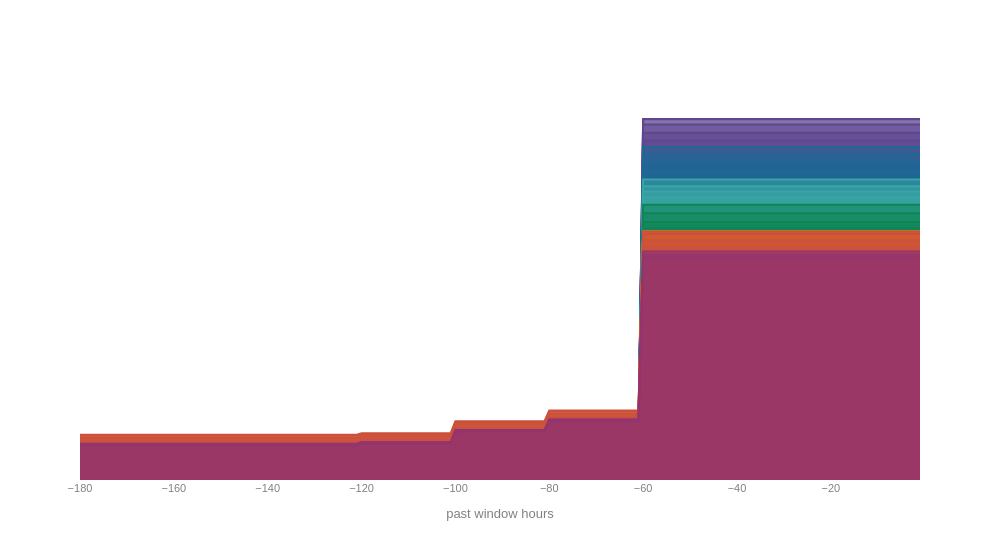

Notebook code cell kept with this figure:
### Code cell
m=1
fig = go.Figure()
fig.update_layout(
    plot_bgcolor='white',
    paper_bgcolor='white',
    font=dict(size=11,color='gray'),
    font_family='Helvetica',
    width=1000
)
x = list(range(-180, 1, 1))
for t in range(0,36,m):
    color_index =  int((t-1)/4)
    load_explain = np.concatenate([np.ones(60) * past_load_zoom_1_model[1][0][t]/60, 
                              np.ones(20) * past_load_zoom_2_model[1][0][t]/20,
                              np.ones(20) * past_load_zoom_2_model[1][1][t]/20,
                              np.ones(20) * past_load_zoom_2_model[1][2][t]/20,     
                              np.ones(60) * past_load_zoom_1_model[1][2][t]/60]
                                 )
    fig.add_trace(go.Line(x=x, y=load_explain,
                    fill='tozeroy',
                    line=dict(color=rgb_to_rgba(px.colors.qualitative.Prism[color_index],1)),
                    name='h: ' + str(t+1)))
    fig.update_yaxes(showticklabels=False)
    fig.update_xaxes(title_text='past window hours')
    fig.update_traces(showlegend=False)
fig.show()

### Figure 1 — Plotly figure (JSON) as saved in the notebook; plotly's stock layout.template omitted (floating-point values rounded to 4 significant figures; data arrays with more than 128 entries replaced by an {"elided": "..."} marker saying what was removed)
{"data": [{"fill": "tozeroy", "line": {"color": "rgba(95, 70, 144, 1)"}, "name": "h: 1", "showlegend": false, "type": "scatter", "x": {"elided": "181 int values"}, "y": {"elided": "180 float values"}}, {"fill": "tozeroy", "line": {"color": "rgba(95, 70, 144, 1)"}, "name": "h: 2", "showlegend": false, "type": "scatter", "x": {"elided": "181 int values"}, "y": {"elided": "180 float values"}}, {"fill": "tozeroy", "line": {"color": "rgba(95, 70, 144, 1)"}, "name": "h: 3", "showlegend": false, "type": "scatter", "x": {"elided": "181 int values"}, "y": {"elided": "180 float values"}}, {"fill": "tozeroy", "line": {"color": "rgba(95, 70, 144, 1)"}, "name": "h: 4", "showlegend": false, "type": "scatter", "x": {"elided": "181 int values"}, "y": {"elided": "180 float values"}}, {"fill": "tozeroy", "line": {"color": "rgba(95, 70, 144, 1)"}, "name": "h: 5", "showlegend": false, "type": "scatter", "x": {"elided": "181 int values"}, "y": {"elided": "180 float values"}}, {"fill": "tozeroy", "line": {"color": "rgba(29, 105, 150, 1)"}, "name": "h: 6", "showlegend": false, "type": "scatter", "x": {"elided": "181 int values"}, "y": {"elided": "180 float values"}}, {"fill": "tozeroy", "line": {"color": "rgba(29, 105, 150, 1)"}, "name": "h: 7", "showlegend": false, "type": "scatter", "x": {"elided": "181 int values"}, "y": {"elided": "180 float values"}}, {"fill": "tozeroy", "line": {"color": "rgba(29, 105, 150, 1)"}, "name": "h: 8", "showlegend": false, "type": "scatter", "x": {"elided": "181 int values"}, "y": {"elided": "180 float values"}}, {"fill": "tozeroy", "line": {"color": "rgba(29, 105, 150, 1)"}, "name": "h: 9", "showlegend": false, "type": "scatter", "x": {"elided": "181 int values"}, "y": {"elided": "180 float values"}}, {"fill": "tozeroy", "line": {"color": "rgba(56, 166, 165, 1)"}, "name": "h: 10", "showlegend": false, "type": "scatter", "x": {"elided": "181 int values"}, "y": {"elided": "180 float values"}}, {"fill": "tozeroy", "line": {"color": "rgba(56, 166, 165, 1)"}, "name": "h: 11", "showlegend": false, "type": "scatter", "x": {"elided": "181 int values"}, "y": {"elided": "180 float values"}}, {"fill": "tozeroy", "line": {"color": "rgba(56, 166, 165, 1)"}, "name": "h: 12", "showlegend": false, "type": "scatter", "x": {"elided": "181 int values"}, "y": {"elided": "180 float values"}}, {"fill": "tozeroy", "line": {"color": "rgba(56, 166, 165, 1)"}, "name": "h: 13", "showlegend": false, "type": "scatter", "x": {"elided": "181 int values"}, "y": {"elided": "180 float values"}}, {"fill": "tozeroy", "line": {"color": "rgba(15, 133, 84, 1)"}, "name": "h: 14", "showlegend": false, "type": "scatter", "x": {"elided": "181 int values"}, "y": {"elided": "180 float values"}}, {"fill": "tozeroy", "line": {"color": "rgba(15, 133, 84, 1)"}, "name": "h: 15", "showlegend": false, "type": "scatter", "x": {"elided": "181 int values"}, "y": {"elided": "180 float values"}}, {"fill": "tozeroy", "line": {"color": "rgba(15, 133, 84, 1)"}, "name": "h: 16", "showlegend": false, "type": "scatter", "x": {"elided": "181 int values"}, "y": {"elided": "180 float values"}}, {"fill": "tozeroy", "line": {"color": "rgba(15, 133, 84, 1)"}, "name": "h: 17", "showlegend": false, "type": "scatter", "x": {"elided": "181 int values"}, "y": {"elided": "180 float values"}}, {"fill": "tozeroy", "line": {"color": "rgba(115, 175, 72, 1)"}, "name": "h: 18", "showlegend": false, "type": "scatter", "x": {"elided": "181 int values"}, "y": {"elided": "180 float values"}}, {"fill": "tozeroy", "line": {"color": "rgba(115, 175, 72, 1)"}, "name": "h: 19", "showlegend": false, "type": "scatter", "x": {"elided": "181 int values"}, "y": {"elided": "180 float values"}}, {"fill": "tozeroy", "line": {"color": "rgba(115, 175, 72, 1)"}, "name": "h: 20", "showlegend": false, "type": "scatter", "x": {"elided": "181 int values"}, "y": {"elided": "180 float values"}}, {"fill": "tozeroy", "line": {"color": "rgba(115, 175, 72, 1)"}, "name": "h: 21", "showlegend": false, "type": "scatter", "x": {"elided": "181 int values"}, "y": {"elided": "180 float values"}}, {"fill": "tozeroy", "line": {"color": "rgba(237, 173, 8, 1)"}, "name": "h: 22", "showlegend": false, "type": "scatter", "x": {"elided": "181 int values"}, "y": {"elided": "180 float values"}}, {"fill": "tozeroy", "line": {"color": "rgba(237, 173, 8, 1)"}, "name": "h: 23", "showlegend": false, "type": "scatter", "x": {"elided": "181 int values"}, "y": {"elided": "180 float values"}}, {"fill": "tozeroy", "line": {"color": "rgba(237, 173, 8, 1)"}, "name": "h: 24", "showlegend": false, "type": "scatter", "x": {"elided": "181 int values"}, "y": {"elided": "180 float values"}}, {"fill": "tozeroy", "line": {"color": "rgba(237, 173, 8, 1)"}, "name": "h: 25", "showlegend": false, "type": "scatter", "x": {"elided": "181 int values"}, "y": {"elided": "180 float values"}}, {"fill": "tozeroy", "line": {"color": "rgba(225, 124, 5, 1)"}, "name": "h: 26", "showlegend": false, "type": "scatter", "x": {"elided": "181 int values"}, "y": {"elided": "180 float values"}}, {"fill": "tozeroy", "line": {"color": "rgba(225, 124, 5, 1)"}, "name": "h: 27", "showlegend": false, "type": "scatter", "x": {"elided": "181 int values"}, "y": {"elided": "180 float values"}}, {"fill": "tozeroy", "line": {"color": "rgba(225, 124, 5, 1)"}, "name": "h: 28", "showlegend": false, "type": "scatter", "x": {"elided": "181 int values"}, "y": {"elided": "180 float values"}}, {"fill": "tozeroy", "line": {"color": "rgba(225, 124, 5, 1)"}, "name": "h: 29", "showlegend": false, "type": "scatter", "x": {"elided": "181 int values"}, "y": {"elided": "180 float values"}}, {"fill": "tozeroy", "line": {"color": "rgba(204, 80, 62, 1)"}, "name": "h: 30", "showlegend": false, "type": "scatter", "x": {"elided": "181 int values"}, "y": {"elided": "180 float values"}}, {"fill": "tozeroy", "line": {"color": "rgba(204, 80, 62, 1)"}, "name": "h: 31", "showlegend": false, "type": "scatter", "x": {"elided": "181 int values"}, "y": {"elided": "180 float values"}}, {"fill": "tozeroy", "line": {"color": "rgba(204, 80, 62, 1)"}, "name": "h: 32", "showlegend": false, "type": "scatter", "x": {"elided": "181 int values"}, "y": {"elided": "180 float values"}}, {"fill": "tozeroy", "line": {"color": "rgba(204, 80, 62, 1)"}, "name": "h: 33", "showlegend": false, "type": "scatter", "x": {"elided": "181 int values"}, "y": {"elided": "180 float values"}}, {"fill": "tozeroy", "line": {"color": "rgba(148, 52, 110, 1)"}, "name": "h: 34", "showlegend": false, "type": "scatter", "x": {"elided": "181 int values"}, "y": {"elided": "180 float values"}}, {"fill": "tozeroy", "line": {"color": "rgba(148, 52, 110, 1)"}, "name": "h: 35", "showlegend": false, "type": "scatter", "x": {"elided": "181 int values"}, "y": {"elided": "180 float values"}}, {"fill": "tozeroy", "line": {"color": "rgba(148, 52, 110, 1)"}, "name": "h: 36", "showlegend": false, "type": "scatter", "x": {"elided": "181 int values"}, "y": {"elided": "180 float values"}}], "layout": {"font": {"color": "gray", "family": "Helvetica", "size": 11}, "paper_bgcolor": "white", "plot_bgcolor": "white", "width": 1000, "xaxis": {"title": {"text": "past window hours"}}, "yaxis": {"showticklabels": false}}}
